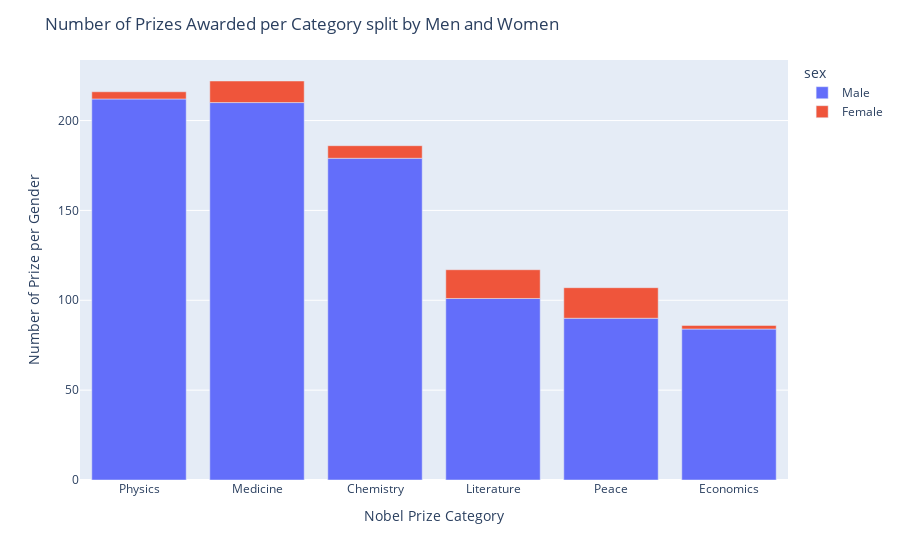

Source (notebook cell):
### Code cell
biology_by_category.sort_values(by='prize', ascending=False, inplace=True)

bio_by_cat_fig = px.bar(
    biology_by_category,
    x=biology_by_category.category,
    y=biology_by_category.prize,
    color=biology_by_category.sex,
)

bio_by_cat_fig.update_layout(
    xaxis_title='Nobel Prize Category', 
    coloraxis_showscale=False,
    yaxis_title='Number of Prize per Gender',
    title='Number of Prizes Awarded per Category split by Men and Women'
)

bio_by_cat_fig.show()

### Figure 1 — Plotly figure (JSON) as saved in the notebook; plotly's stock layout.template omitted (floating-point values rounded to 4 significant figures)
{"data": [{"alignmentgroup": "True", "hovertemplate": "sex=Male<br>category=%{x}<br>prize=%{y}<extra></extra>", "legendgroup": "Male", "marker": {"color": "#636efa", "pattern": {"shape": ""}}, "name": "Male", "offsetgroup": "Male", "orientation": "v", "showlegend": true, "textposition": "auto", "type": "bar", "x": ["Physics", "Medicine", "Chemistry", "Literature", "Peace", "Economics"], "xaxis": "x", "y": [212, 210, 179, 101, 90, 84], "yaxis": "y"}, {"alignmentgroup": "True", "hovertemplate": "sex=Female<br>category=%{x}<br>prize=%{y}<extra></extra>", "legendgroup": "Female", "marker": {"color": "#EF553B", "pattern": {"shape": ""}}, "name": "Female", "offsetgroup": "Female", "orientation": "v", "showlegend": true, "textposition": "auto", "type": "bar", "x": ["Peace", "Literature", "Medicine", "Chemistry", "Physics", "Economics"], "xaxis": "x", "y": [17, 16, 12, 7, 4, 2], "yaxis": "y"}], "layout": {"barmode": "relative", "coloraxis": {"showscale": false}, "legend": {"title": {"text": "sex"}, "tracegroupgap": 0}, "margin": {"t": 60}, "title": {"text": "Number of Prizes Awarded per Category split by Men and Women"}, "xaxis": {"anchor": "y", "domain": [0, 1], "title": {"text": "Nobel Prize Category"}}, "yaxis": {"anchor": "x", "domain": [0, 1], "title": {"text": "Number of Prize per Gender"}}}}
